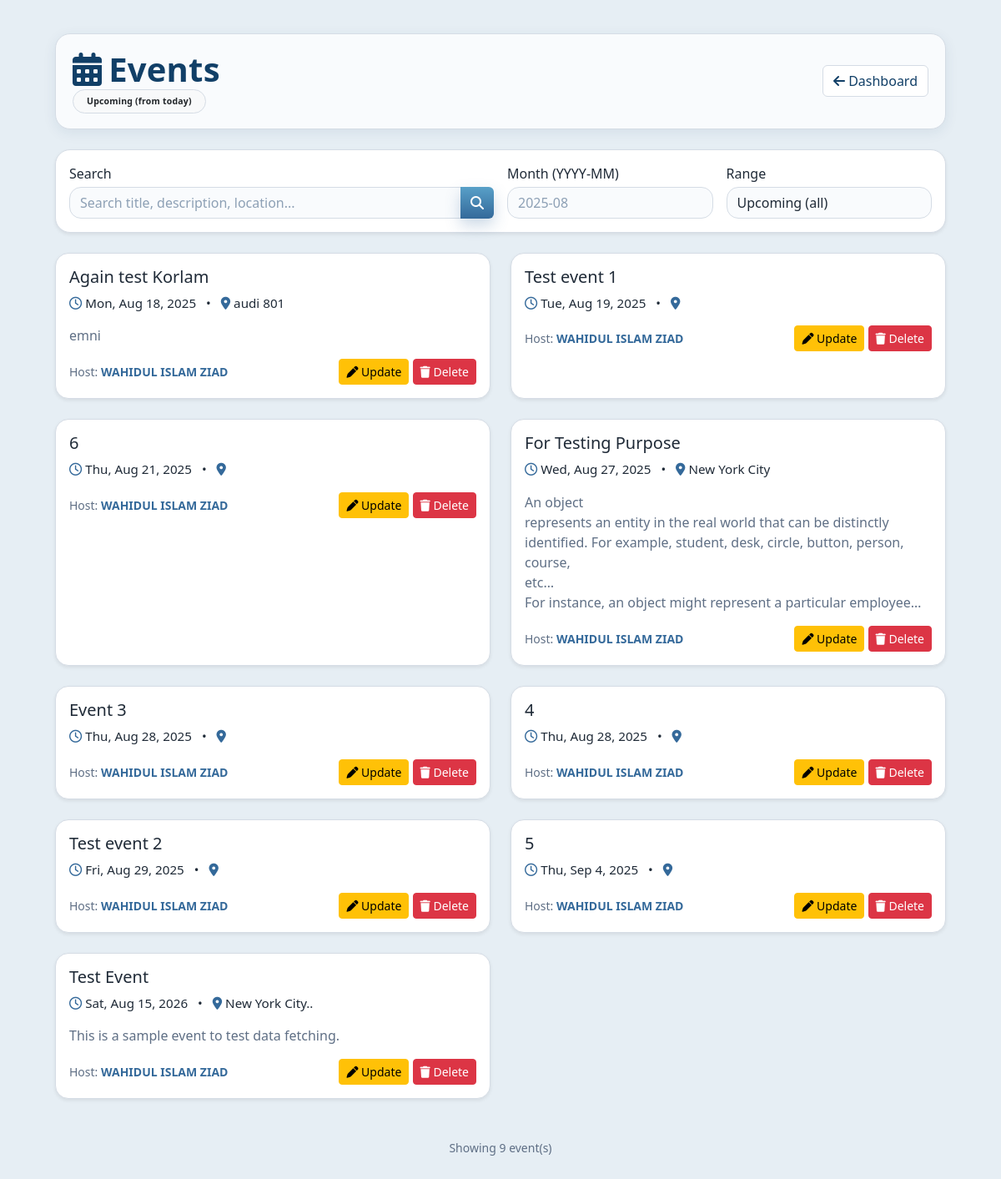
Page /events/event.php (signed in) on the committed database.
### tables this page shows
CREATE TABLE `event` (
  `event_id` int(11) NOT NULL,
  `title` varchar(180) NOT NULL,
  `description` text DEFAULT NULL,
  `event_date` datetime NOT NULL,
  `location` varchar(160) DEFAULT NULL,
  `poster` varchar(255) DEFAULT NULL,
  `host_user_id` int(11) DEFAULT NULL,
  `created_at` datetime NOT NULL DEFAULT current_timestamp()
);

### events/event.php (the view, shortened to what this page needs)
<?php
$userId = (int)($_SESSION['user_id'] ?? 0);
if (!isset($conn)) {
    $DB_HOST = defined('DB_HOST') ? DB_HOST : 'localhost';
    $DB_USER = defined('DB_USER') ? DB_USER : 'root';
    $DB_PASS = defined('DB_PASS') ? DB_PASS : '';
    $DB_NAME = defined('DB_NAME') ? DB_NAME : 'campus_network';
    $conn = @new mysqli($DB_HOST, $DB_USER, $DB_PASS, $DB_NAME);
}
$range = isset($_GET['range']) ? trim($_GET['range']) : '';
$month = isset($_GET['month']) ? trim($_GET['month']) : '';
$q     = isset($_GET['q'])     ? trim($_GET['q'])     : '';
$from  = isset($_GET['from'])  ? trim($_GET['from'])  : '';
$sql = "SELECT e.event_id,
               e.title,
               e.description,
               e.event_date,
               e.location,
               e.poster,
               CONCAT(u.first_name, ' ', u.last_name) AS host_name
        FROM event e
        LEFT JOIN users u ON e.host_user_id = u.id
        WHERE DATE(e.event_date) >= CURDATE()";
$sql .= " ORDER BY event_date ASC";
$stmt = $conn->prepare($sql);
$stmt->execute();
$res = $stmt->get_result();
$events = $res->fetch_all(MYSQLI_ASSOC);
function h($s)
{
    return htmlspecialchars((string)$s, ENT_QUOTES, 'UTF-8');
}
if ($from === 'dashboard') {
    $backUrl = rtrim(BASE_URL, '/') . '/dashboard/dashboard.php';
} else {
    $backUrl = rtrim(BASE_URL, '/') . '/dashboard/dashboard.php';
}
?>
<!DOCTYPE html>
<html lang="en">
<head>
    <link rel="stylesheet" href="https://cdn.jsdelivr.net/npm/bootstrap@5.3.3/dist/css/bootstrap.min.css" />
    <link rel="stylesheet" href="https://cdnjs.cloudflare.com/ajax/libs/font-awesome/6.5.2/css/all.min.css" />
    <link rel="stylesheet" href="event.css">
</head>
<body>
    <div class="page-wrap container-fluid">
        <header class="page-header d-flex align-items-center justify-content-between mb-4">
            <div>
                <h1 class="page-title"><i class="fa-solid fa-calendar-days me-2"></i>Events</h1>
                <div class="small text-muted badges-row">
                    <?php if ($range === '6months'): ?>
                        <span class="badge badge-range rounded-pill px-3 py-2">Upcoming (next 6 months)</span>
                    <?php else: ?>
                        <span class="badge bg-light text-dark rounded-pill px-3 py-2">Upcoming (from today)</span>
                    <?php endif; ?>
                </div>
            </div>
            <div class="d-flex gap-2">
                <a href="<?= h($backUrl) ?>" class="btn btn-outline-secondary">
                    <i class="fa-solid fa-arrow-left"></i> Dashboard
                </a>
            </div>
        </header>
        <form method="get" class="filters card card-body shadow-sm mb-4">
            <div class="row g-3 align-items-end">
                <div class="col-12 col-md-6">
                    <label class="form-label mb-1">Search</label>
                    <div class="input-group">
                        <input type="text" name="q" value="<?= h($q) ?>" class="form-control" placeholder="Search title, description, location..." />
                        <button class="btn btn-primary" type="submit"><i class="fa-solid fa-magnifying-glass"></i></button>
                    </div>
                </div>
                <div class="col-6 col-md-3">
                    <label class="form-label mb-1">Month (YYYY-MM)</label>
                    <input type="text" name="month" value="<?= h($month) ?>" class="form-control" placeholder="2025-08" pattern="\d{4}-\d{2}" />
                </div>
                <div class="col-6 col-md-3">
                    <label class="form-label mb-1">Range</label>
                    <select name="range" class="form-select">
                        <option value="" <?= ($range === '' ? 'selected' : '') ?>>Upcoming (all)</option>
                    </select>
                </div>
            </div>
        </form>
        <?php if (empty($events)): ?>
            <div class="empty text-center">
                <i class="fa-regular fa-calendar-xmark icon mb-3"></i>
                <div>No events found with the current filters.</div>
            </div>
        <?php else: ?>
            <div class="row g-4">
                <?php foreach ($events as $ev):
                    $id = (int)$ev['event_id'];
                ?>
                    <div class="col-12 col-md-6">
                        <article class="event-card card h-100 shadow-sm">
                            <div class="card-body">
                                <h2 class="h5 mb-2"><?= h($ev['title']) ?></h2>
                                <div class="event-meta mb-3">
                                    <span><i class="fa-regular fa-clock me-1"></i><?= h(date('D, M j, Y', strtotime($ev['event_date']))) ?></span>
                                    <span class="mx-2">•</span>
                                    <span><i class="fa-solid fa-location-dot me-1"></i><?= h($ev['location']) ?></span>
                                </div>
                                <?php if (!empty($ev['description'])): ?>
                                    <p class="text-muted mb-3"><?= nl2br(h(mb_strimwidth($ev['description'], 0, 220, '…'))) ?></p>
                                <?php endif; ?>
                                <div class="d-flex align-items-center justify-content-between">
                                    <div class="small text-muted">
                                        <span class="host-label">Host:</span>
                                        <span class="host-name"><?= h($ev['host_name']) ?></span>
                                    </div>
                                    <?php if ((int)($ev['user_id'] ?? 0) === $userId): ?>
                                        <div>
                                            <a href="edit_event.php?id=<?= $id ?>" class="btn btn-warning btn-sm">
                                                <i class="fa-solid fa-pen"></i> Update
                                            </a>
                                            <a href="delete_event.php?id=<?= $id ?>" class="btn btn-danger btn-sm"
                                                onclick="return confirm('Are you sure you want to delete this event?');">
                                                <i class="fa-solid fa-trash"></i> Delete
                                            </a>
                                        </div>
                                    <?php endif; ?>
                                </div>
                            </div>
                        </article>
                    </div>
                <?php endforeach; ?>
            </div>
        <?php endif; ?>
        <footer class="mt-5 text-center text-muted small">
            Showing <?= count($events) ?> event(s)
        </footer>
    </div>
</body>
</html>

### events/event.css (style rules this page uses)
:root { --bg: #eef2f7; --surface: #ffffff; --surface-alt: #f9fbfd; --border: #d5dce5; --text: #1f2a37; --muted: #5f6f85; --primary: #34699A; --primary-2: #58A0C8; --accent: #FDF5AA; --brand: #113F67; --ring: rgba(52, 105, 154, 0.25); --shadow-1: 0 4px 16px rgba(17, 63, 103, .08); --shadow-2: 0 10px 26px rgba(17, 63, 103, .12); --radius-lg: 18px; --radius-md: 14px; --radius-sm: 10px; }
html, body { background: #E6EEF4; color: var(--text); -webkit-font-smoothing: antialiased; -moz-osx-font-smoothing: grayscale; }
.page-wrap { max-width: 1100px; margin: 40px auto; padding: 0 16px; }
.page-header { background: var(--surface-alt); border: 1px solid var(--border); border-radius: var(--radius-lg); box-shadow: var(--shadow-1); padding: 18px 20px; }
.page-header .page-title { margin: 0; font-weight: 800; letter-spacing: .2px; color: var(--brand); }
.badges-row .badge { border-radius: 999px; background: #e9f2fb; color: var(--brand); border: 1px solid var(--border); }
.filters.card { border-radius: var(--radius-lg); border: 1px solid var(--border); background: var(--surface); box-shadow: var(--shadow-1); }
.filters .form-control, .filters .form-select { background: var(--surface-alt); border: 1px solid var(--border); border-radius: var(--radius-md); color: var(--text); }
.filters .form-control::placeholder { color: #8da0b5; }
.filters .btn.btn-primary { background: linear-gradient(180deg, var(--primary-2), var(--primary)); border: 0; box-shadow: 0 8px 18px var(--ring); }
.btn-outline-secondary { border: 1px solid var(--border); color: var(--brand); background: var(--surface); transition: all 0.2s ease; }
.event-card.card { border-radius: 16px; border: 1px solid var(--border); background: var(--surface); box-shadow: 0 3px 10px rgba(0, 0, 0, 0.05); transition: all 0.25s ease; }
.event-card.card .card-body p { color: #3b4b5a; }
.card-body .h5 { color: var(--brand); }
.event-meta { font-size: .95rem; color: var(--muted); }
.event-meta i { color: var(--primary); }
.badge { font-weight: 600; letter-spacing: .2px; }
.text-muted { color: var(--muted) !important; }
.event-card.card, .event-card.card .card-body, .event-card.card .card-body h2, .event-card.card .card-body p, .event-card.card .event-meta { color: #1f2a37; }
.event-card.card .event-meta i { color: var(--primary); }
.host-label { color: var(--muted); font-weight: 500; }
.host-name { color: var(--primary); font-weight: 600; }

### rows in the picture
event: title "Again test Korlam", event_date "Mon, Aug 18, 2025", location "audi 801", description "emni", host_name "WAHIDUL ISLAM ZIAD"
event: title "Test event 1", event_date "Tue, Aug 19, 2025", host_name "WAHIDUL ISLAM ZIAD"
event: title "6", event_date "Thu, Aug 21, 2025", host_name "WAHIDUL ISLAM ZIAD"
event: title "For Testing Purpose", event_date "Wed, Aug 27, 2025", location "New York City", description "An object represents an entity in the real world that can be distinctly identified. For example, student, desk, circle, button, person, course, etc… For instance, an object might represent a particular employee…", host_name "WAHIDUL ISLAM ZIAD"
event: title "Event 3", event_date "Thu, Aug 28, 2025", host_name "WAHIDUL ISLAM ZIAD"
event: title "4", event_date "Thu, Aug 28, 2025", host_name "WAHIDUL ISLAM ZIAD"
event: title "Test event 2", event_date "Fri, Aug 29, 2025", host_name "WAHIDUL ISLAM ZIAD"
event: title "5", event_date "Thu, Sep 4, 2025", host_name "WAHIDUL ISLAM ZIAD"
event: title "Test Event", event_date "Sat, Aug 15, 2026", location "New York City..", description "This is a sample event to test data fetching.", host_name "WAHIDUL ISLAM ZIAD"

### other values in the picture
count($events) "9"
